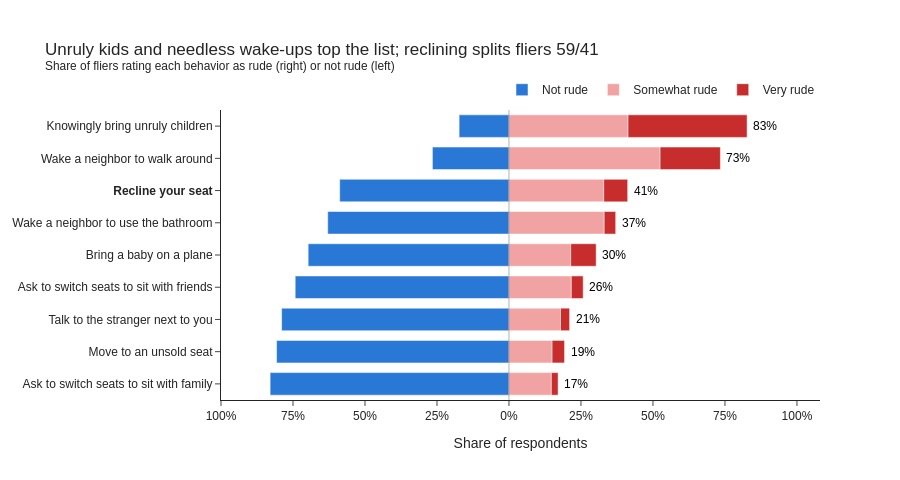

The notebook cell this image was saved under:
### Code cell
plot_df = rudeness.sort_values('rude')
y_labels = [f'<b>{b}</b>' if q == 'Q12' else b for q, b in zip(plot_df['qid'], plot_df['behavior'])]

fig = go.Figure()
fig.add_bar(y=y_labels, x=-plot_df['Not rude'], name='Not rude', orientation='h',
            marker_color=RUDE_COLORS['Not rude'], customdata=plot_df['Not rude'],
            hovertemplate='%{y}<br>Not rude: %{customdata:.0%}<extra></extra>')
for label in ['Somewhat rude', 'Very rude']:
    fig.add_bar(y=y_labels, x=plot_df[label], name=label, orientation='h',
                marker_color=RUDE_COLORS[label],
                hovertemplate='%{y}<br>' + label + ': %{x:.0%}<extra></extra>')
for y, total in zip(y_labels, plot_df['rude']):
    fig.add_annotation(x=total, y=y, text=f'{total:.0%}', showarrow=False, xanchor='left', xshift=4,
                       font=dict(size=12, color='black'))
fig.add_vline(x=0, line_color='black', line_width=1)
fig.update_layout(
    barmode='relative', bargap=0.3, height=480, width=900,
    title=dict(text='Unruly kids and needless wake-ups top the list; reclining splits fliers 59/41'
                    '<br><sup>Share of fliers rating each behavior as rude (right) or not rude (left)</sup>'),
    xaxis=dict(title='Share of respondents', tickformat='.0%', range=[-1, 1.08],
               tickvals=[-1, -0.75, -0.5, -0.25, 0, 0.25, 0.5, 0.75, 1],
               ticktext=['100%', '75%', '50%', '25%', '0%', '25%', '50%', '75%', '100%']),
    yaxis_title=None, legend=dict(orientation='h', y=1.02, x=1, xanchor='right', yanchor='bottom',
                                  traceorder='normal'),
    margin=dict(t=110)
)
fig.show()

### Figure 1 — Plotly figure (JSON) as saved in the notebook; plotly's stock layout.template omitted (floating-point values rounded to 4 significant figures)
{"data": [{"customdata": [0.8294, 0.807, 0.7895, 0.7424, 0.6973, 0.6294, 0.5878, 0.2659, 0.1731], "hovertemplate": "%{y}<br>Not rude: %{customdata:.0%}<extra></extra>", "marker": {"color": "#2a78d6"}, "name": "Not rude", "orientation": "h", "type": "bar", "x": [-0.8294, -0.807, -0.7895, -0.7424, -0.6973, -0.6294, -0.5878, -0.2659, -0.1731], "y": ["Ask to switch seats to sit with family", "Move to an unsold seat", "Talk to the stranger next to you", "Ask to switch seats to sit with friends", "Bring a baby on a plane", "Wake a neighbor to use the bathroom", "<b>Recline your seat</b>", "Wake a neighbor to walk around", "Knowingly bring unruly children"]}, {"hovertemplate": "%{y}<br>Somewhat rude: %{x:.0%}<extra></extra>", "marker": {"color": "#f0a3a2"}, "name": "Somewhat rude", "orientation": "h", "type": "bar", "x": [0.1471, 0.1497, 0.1789, 0.2165, 0.2144, 0.3306, 0.329, 0.5247, 0.4134], "y": ["Ask to switch seats to sit with family", "Move to an unsold seat", "Talk to the stranger next to you", "Ask to switch seats to sit with friends", "Bring a baby on a plane", "Wake a neighbor to use the bathroom", "<b>Recline your seat</b>", "Wake a neighbor to walk around", "Knowingly bring unruly children"]}, {"hovertemplate": "%{y}<br>Very rude: %{x:.0%}<extra></extra>", "marker": {"color": "#c62d2c"}, "name": "Very rude", "orientation": "h", "type": "bar", "x": [0.02353, 0.04327, 0.03158, 0.04118, 0.08834, 0.04, 0.08314, 0.2094, 0.4134], "y": ["Ask to switch seats to sit with family", "Move to an unsold seat", "Talk to the stranger next to you", "Ask to switch seats to sit with friends", "Bring a baby on a plane", "Wake a neighbor to use the bathroom", "<b>Recline your seat</b>", "Wake a neighbor to walk around", "Knowingly bring unruly children"]}], "layout": {"annotations": [{"font": {"color": "black", "size": 12}, "showarrow": false, "text": "17%", "x": 0.1706, "xanchor": "left", "xshift": 4, "y": "Ask to switch seats to sit with family"}, {"font": {"color": "black", "size": 12}, "showarrow": false, "text": "19%", "x": 0.193, "xanchor": "left", "xshift": 4, "y": "Move to an unsold seat"}, {"font": {"color": "black", "size": 12}, "showarrow": false, "text": "21%", "x": 0.2105, "xanchor": "left", "xshift": 4, "y": "Talk to the stranger next to you"}, {"font": {"color": "black", "size": 12}, "showarrow": false, "text": "26%", "x": 0.2576, "xanchor": "left", "xshift": 4, "y": "Ask to switch seats to sit with friends"}, {"font": {"color": "black", "size": 12}, "showarrow": false, "text": "30%", "x": 0.3027, "xanchor": "left", "xshift": 4, "y": "Bring a baby on a plane"}, {"font": {"color": "black", "size": 12}, "showarrow": false, "text": "37%", "x": 0.3706, "xanchor": "left", "xshift": 4, "y": "Wake a neighbor to use the bathroom"}, {"font": {"color": "black", "size": 12}, "showarrow": false, "text": "41%", "x": 0.4122, "xanchor": "left", "xshift": 4, "y": "<b>Recline your seat</b>"}, {"font": {"color": "black", "size": 12}, "showarrow": false, "text": "73%", "x": 0.7341, "xanchor": "left", "xshift": 4, "y": "Wake a neighbor to walk around"}, {"font": {"color": "black", "size": 12}, "showarrow": false, "text": "83%", "x": 0.8269, "xanchor": "left", "xshift": 4, "y": "Knowingly bring unruly children"}], "bargap": 0.3, "barmode": "relative", "height": 480, "legend": {"orientation": "h", "traceorder": "normal", "x": 1, "xanchor": "right", "y": 1.02, "yanchor": "bottom"}, "margin": {"t": 110}, "shapes": [{"line": {"color": "black", "width": 1}, "type": "line", "x0": 0, "x1": 0, "xref": "x", "y0": 0, "y1": 1, "yref": "y domain"}], "title": {"text": "Unruly kids and needless wake-ups top the list; reclining splits fliers 59/41<br><sup>Share of fliers rating each behavior as rude (right) or not rude (left)</sup>"}, "width": 900, "xaxis": {"range": [-1, 1.08], "tickformat": ".0%", "ticktext": ["100%", "75%", "50%", "25%", "0%", "25%", "50%", "75%", "100%"], "tickvals": [-1, -0.75, -0.5, -0.25, 0, 0.25, 0.5, 0.75, 1], "title": {"text": "Share of respondents"}}, "yaxis": {"title": {}}}}
